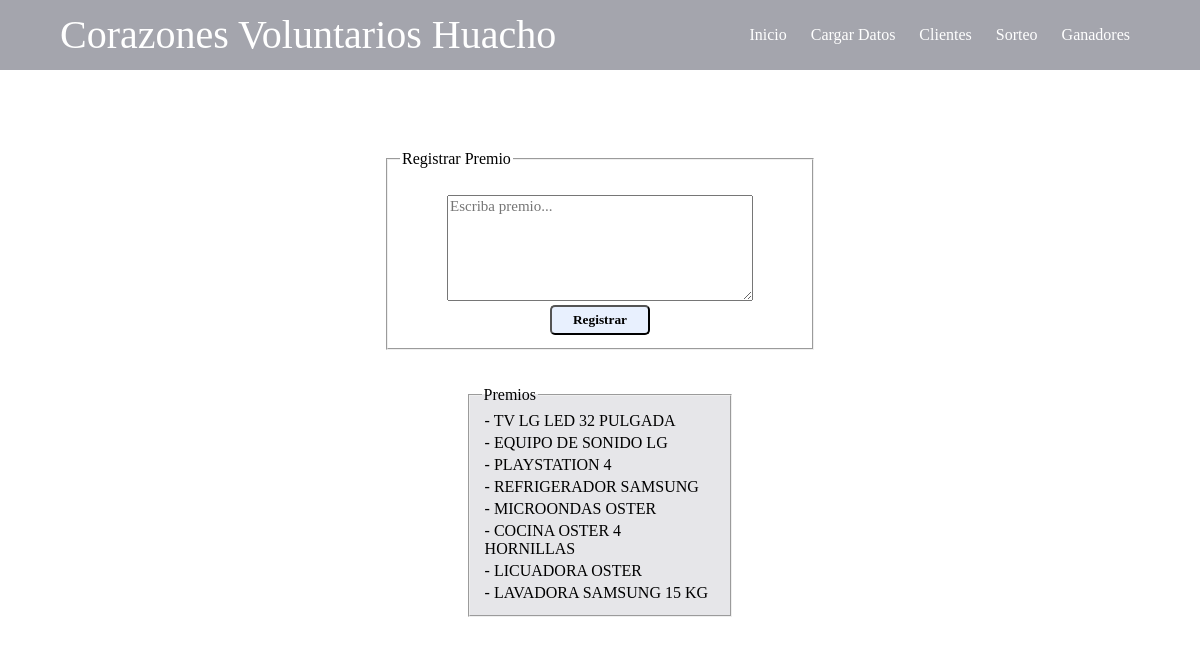
Page /r-premio.php on the committed database.
### tables this page shows
CREATE TABLE IF NOT EXISTS `premio` (
  `idpremio` int(11) NOT NULL AUTO_INCREMENT,
  `premio` text NOT NULL,
  PRIMARY KEY (`idpremio`)
);

### r-premio.php (the view, shortened to what this page needs)
<?php include('cabecera.php'); ?>
<!DOCTYPE html>
<html>
<head>
	<link rel="stylesheet" href="css/estilo.css">
</head>
<body>
<center>
	<form action="p-premio.php" method="post" style="margin-top: 150px;">
		<fieldset  style="width:400px;">
			<legend>Registrar Premio</legend>
			<table align="center">
				<tr>
					<td>
						<br>
						<textarea name="txtpremio" class="cajalg" placeholder="Escriba premio..." style="width: 300px;
						height: 100px;" required=""></textarea>
						<br>
						<center>
							<input type="submit" value="Registrar" id="botonlg">
						</center>
					</td>
				</tr>
			</table>
		</fieldset>
	</form>
	<br>
	<br>
	<center>
		<fieldset style="width: 20%;background: #E6E6E9">
		<legend>Premios</legend>
		<table>
				<?php
				include("bd/conexion.php");
				$query = mysqli_query($cn,"select * from premio");
				while ($r = mysqli_fetch_array($query)) {
				?>
						<tr>
							<td>- <?php echo $r["premio"]; ?></td>
						</tr>
				<?php
				}
				?>
		</table>
		</fieldset>
	</center>
</center>
	</body>
	</html>

### css/estilo.css (style rules this page uses)
#botonlg { background-color: #E8F0FE; border-radius: 5px 5px 5px 5px; font-family: tahoma; font-weight: bold; transition: 0.5s all ease-out; width: 100px; height: 30px; }
.cajalg { font-family: tahoma; font-size: 15px; margin: auto; transition: 0.5s all ease-out; width: 90%; }

### rows in the picture
premio: premio "TV LG LED 32 PULGADA"
premio: premio "EQUIPO DE SONIDO LG"
premio: premio "PLAYSTATION 4"
premio: premio "REFRIGERADOR SAMSUNG"
premio: premio "MICROONDAS OSTER"
premio: premio "COCINA OSTER 4 HORNILLAS"
premio: premio "LICUADORA OSTER"
premio: premio "LAVADORA SAMSUNG 15 KG"
